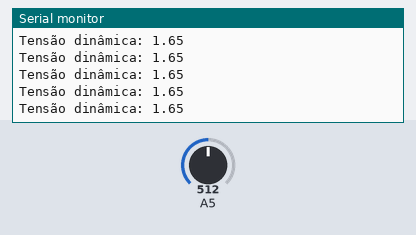
Recording of a sketch running on a simulated Arduino Uno, built with avr-gcc and run on an emulated ATmega328P. Parts: the last lines printed to the serial monitor. Inputs (shaded band) come from the test bench; at power-on: A5 = 512.

Above: at 1.2 s.
1.3 s: A5 set to 716
At 2.0 s:
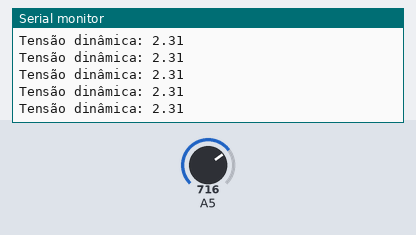
4.3 s: A5 set to 900
At 5.3 s:
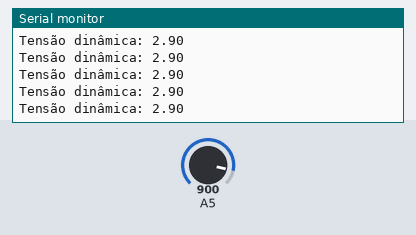
Timing chart, 0 to 7.3 s (numbered marks = the images above; inputs shaded):
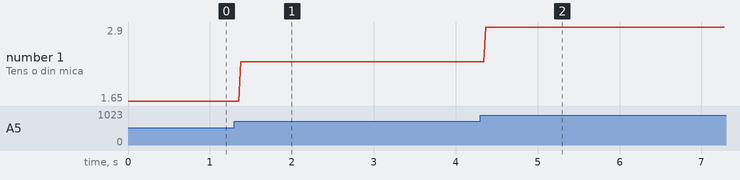

Measured:
- after the input at 1.3 s, the serial monitor: prints a new line after 0.08 s (image 1)
- after the input at 4.3 s, the serial monitor: prints a new line after 0.07 s (image 2)
- plotted number 1: 1.65 → 2.31 after the input at 1.3 s, 2.31 → 2.9 after the input at 4.3 s

The sketch:

Pr_tica_5.1_.ino
```cpp
void setup()
{
    analogReference(EXTERNAL);
  // Configura a referência para as leituras analógicas se baseando na tensão conectada ao pino AREF.

    Serial.begin(9600);
  // Inicia a comunicação do Arduino ao computador em uma taxa de 9600 bits.

}

void loop()
{
    int valorPot = analogRead(A5);
  // Registra o valor analógico do potenciômetro conectado no pino A5.

    float valorTensao = valorPot * (3.3 / 1023.0);
  // Calcula o valor da tensão através do valor analógico registrado do potênciômetro.

    Serial.print("Tensão dinâmica: ");
  // Imprime a mensagem no console.

    Serial.println(valorTensao);
  // Imprime o valor da tensão no console.

}
```
